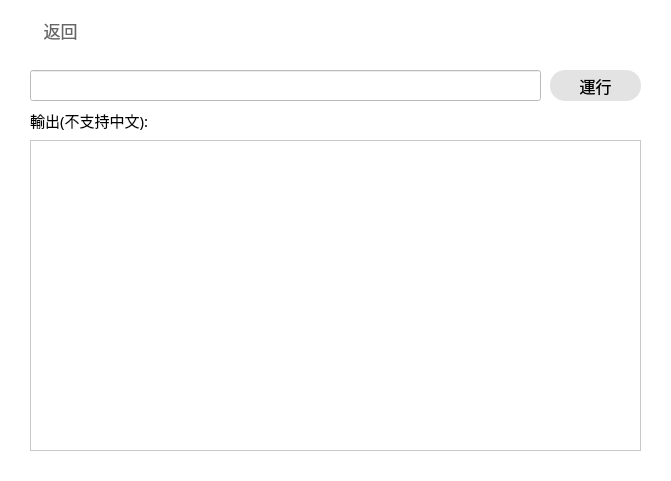
    <widget class="QWidget" name="Customize_CMD_Command_widget" native="true">
     <property name="geometry">
      <rect>
       <x>170</x>
       <y>50</y>
       <width>671</width>
       <height>481</height>
      </rect>
     </property>
     <property name="font">
      <font>
       <family>Microsoft YaHei</family>
       <pointsize>11</pointsize>
       <stylestrategy>PreferAntialias</stylestrategy>
      </font>
     </property>
     <property name="styleSheet">
      <string notr="true">background-color:rgba(255, 255, 255,240);</string>
     </property>
     <widget class="QPushButton" name="Customize_CMD_Command_Back">
      <property name="geometry">
       <rect>
        <x>10</x>
        <y>10</y>
        <width>101</width>
        <height>41</height>
       </rect>
      </property>
      <property name="sizePolicy">
       <sizepolicy hsizetype="Minimum" vsizetype="Minimum">
        <horstretch>0</horstretch>
        <verstretch>0</verstretch>
       </sizepolicy>
      </property>
      <property name="font">
       <font>
        <family>Microsoft YaHei</family>
        <pointsize>13</pointsize>
        <stylestrategy>PreferAntialias</stylestrategy>
       </font>
      </property>
      <property name="focusPolicy">
       <enum>Qt::StrongFocus</enum>
      </property>
      <property name="styleSheet">
       <string notr="true">QPushButton
{
	border:none;
	background-color:rgba(0,0,0,0);
	color:rgba(60,60,60,200);
}
QPushButton:hover
{
    color:rgba(60,60,60,255);
}
</string>
      </property>
      <property name="text">
       <string>返回</string>
      </property>
      <property name="icon">
       <iconset>
        <normaloff>:/icon/Icon/exit2.png</normaloff>:/icon/Icon/exit2.png</iconset>
      </property>
      <property name="iconSize">
       <size>
        <width>20</width>
        <height>20</height>
       </size>
      </property>
      <property name="checkable">
       <bool>false</bool>
      </property>
     </widget>
     <widget class="QLineEdit" name="Customize_CMD_Command_lineEdit">
      <property name="geometry">
       <rect>
        <x>30</x>
        <y>70</y>
        <width>511</width>
        <height>31</height>
       </rect>
      </property>
      <property name="font">
       <font>
        <family>Microsoft YaHei</family>
        <pointsize>11</pointsize>
        <stylestrategy>PreferAntialias</stylestrategy>
       </font>
      </property>
      <property name="styleSheet">
       <string notr="true"/>
      </property>
     </widget>
     <widget class="QPushButton" name="Customize_CMD_Command_Run_Button">
      <property name="geometry">
       <rect>
        <x>550</x>
        <y>70</y>
        <width>91</width>
        <height>31</height>
       </rect>
      </property>
      <property name="sizePolicy">
       <sizepolicy hsizetype="Minimum" vsizetype="Minimum">
        <horstretch>0</horstretch>
        <verstretch>0</verstretch>
       </sizepolicy>
      </property>
      <property name="font">
       <font>
        <family>Microsoft YaHei</family>
        <pointsize>12</pointsize>
        <stylestrategy>PreferAntialias</stylestrategy>
       </font>
      </property>
      <property name="focusPolicy">
       <enum>Qt::StrongFocus</enum>
      </property>
      <property name="styleSheet">
       <string notr="true">QPushButton
{
	border:none;
	background-color:rgba(20,20,20,30);
	border-radius: 15px;
}
QPushButton:hover
{
    background-color:rgba(20,20,20,50);
}
QPushButton:pressed
{
    background-color:rgba(20,20,20,70);
}</string>
      </property>
      <property name="text">
       <string>運行</string>
      </property>
      <property name="iconSize">
       <size>
        <width>16</width>
        <height>16</height>
       </size>
      </property>
      <property name="checkable">
       <bool>false</bool>
      </property>
     </widget>
     <widget class="QTextEdit" name="Customize_CMD_Command_output">
      <property name="geometry">
       <rect>
        <x>30</x>
        <y>140</y>
        <width>611</width>
        <height>311</height>
       </rect>
      </property>
      <property name="font">
       <font>
        <family>Microsoft YaHei UI</family>
        <pointsize>11</pointsize>
        <stylestrategy>PreferAntialias</stylestrategy>
       </font>
      </property>
      <property name="textInteractionFlags">
       <set>Qt::TextSelectableByMouse</set>
      </property>
     </widget>
     <widget class="QLabel" name="Customize_CMD_Command_output_title">
      <property name="geometry">
       <rect>
        <x>30</x>
        <y>105</y>
        <width>611</width>
        <height>31</height>
       </rect>
      </property>
      <property name="font">
       <font>
        <family>Microsoft YaHei</family>
        <pointsize>11</pointsize>
        <weight>50</weight>
        <bold>false</bold>
       </font>
      </property>
      <property name="styleSheet">
       <string notr="true"/>
      </property>
      <property name="text">
       <string>輸出(不支持中文):</string>
      </property>
      <property name="alignment">
       <set>Qt::AlignLeading|Qt::AlignLeft|Qt::AlignVCenter</set>
      </property>
     </widget>
    </widget>
